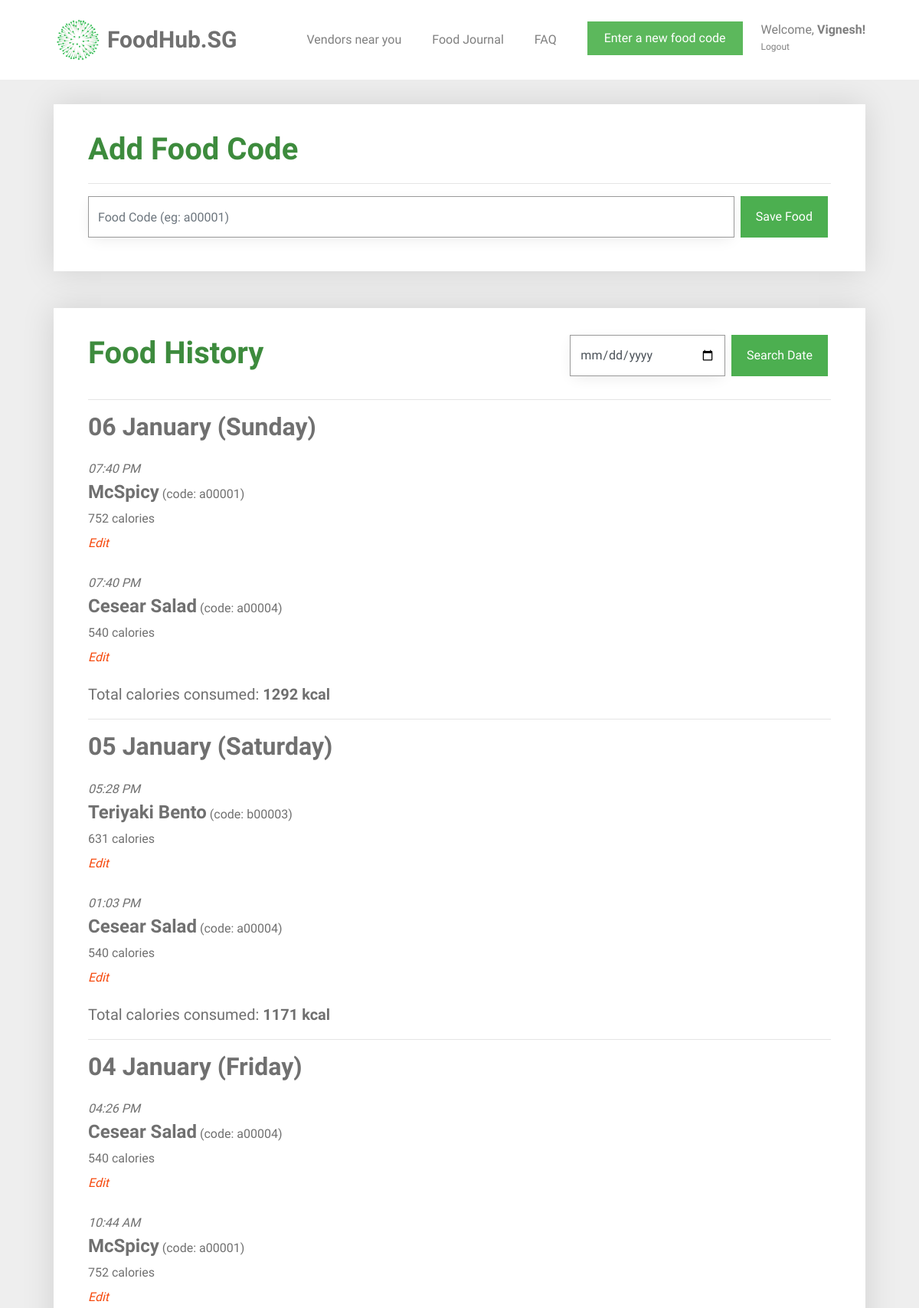
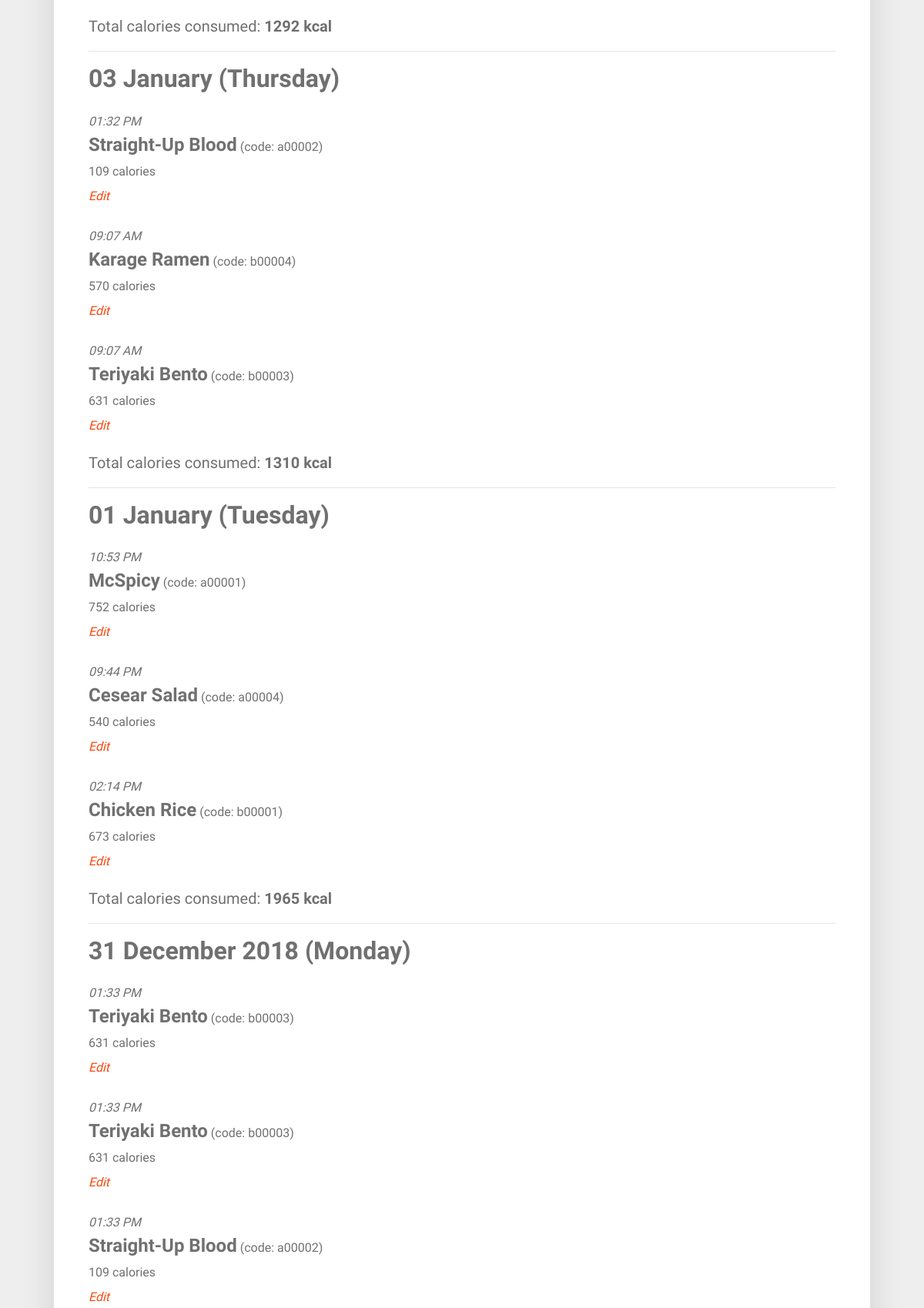
The app's page /food_journal (signed in, upper part) with its own data (2 pictures, top to bottom).
### tables this page shows
CREATE TABLE user (
  id INTEGER PRIMARY KEY AUTOINCREMENT,
  name TEXT NOT NULL,
  email VARCHAR(512) UNIQUE NOT NULL,
  password TEXT NOT NULL,
  height INTEGER NOT NULL,
  weight INTEGER NOT NULL
);

CREATE TABLE "food_entry" (
	`id`	INTEGER PRIMARY KEY AUTOINCREMENT,
	`creator_id`	INTEGER NOT NULL,
	`created`	TIMESTAMP NOT NULL DEFAULT (datetime('now','localtime')),
	`food_code`	VARCHAR ( 6 ) NOT NULL,
	`food_name`	TEXT NOT NULL,
	`calories`	INT NOT NULL,
	FOREIGN KEY(`creator_id`) REFERENCES `user`(`id`)
);

### foodhubsg/food.py (the view, shortened to what this page needs)
@bp.route('/food_journal', methods=('GET', 'POST'))
@login_required
def food_journal():
    db = get_db()
    food_items = db.execute(
        'SELECT f.id, creator_id, food_name, created, calories, food_code, email'
        ' FROM food_entry f JOIN user u ON f.creator_id = u.id'
        ' WHERE f.creator_id = ? AND DATE(f.created) IN'
        ' (SELECT DISTINCT DATE(created) FROM food_entry ORDER BY datetime(created) DESC LIMIT 30)'
        ' ORDER BY datetime(created) DESC',
        (g.user['id'],),
    ).fetchall()
    users = db.execute(
        'SELECT id, name, email, password, height, weight'
        ' FROM user'
        ' WHERE id = ?',
        (g.user['id'],),
    ).fetchall()
    for user in users:
        weight = user['weight']
        height = user['height']
        name = user['name']
    bmi = int(weight / height ** height)
    all_dates = []
    food_dates = []
    calories_list = []
    user_average_calories = 0
    number_of_days = 0
    if food_items == []:
        food_exists = 0
    else:
        food_exists = 1
    for food in food_items:
        food_date = food['created'].strftime('%d-%m-%y')
        all_dates.append(food_date)
    all_dates = remove_duplicates(all_dates)
    for date in all_dates:
        current_date_food = []
        current_date_calories = []
        for food in food_items:
            if date == food['created'].strftime('%d-%m-%y'):
                current_date_food.append(food)
                current_date_calories.append(food['calories'])
            else:
                continue
        food_dates.append(current_date_food)
        current_date_calories = sum(current_date_calories)
        calories_list.append(current_date_calories)
        number_of_days = len(calories_list)
        user_average_calories = int(sum(calories_list)/number_of_days)
    return render_template('food/food_journal.html',
                           food_dates=food_dates, all_dates=all_dates, calories_list=calories_list, name=name,
                           weight=weight, height=height, bmi=bmi, user_average_calories=user_average_calories,
                           number_of_days=number_of_days, food_exists=food_exists, now=datetime.utcnow())

### foodhubsg/auth.py (called while the page is built)
def login_required(view):
    @functools.wraps(view)
    def wrapped_view(**kwargs):
        if g.user is None:
            return redirect(url_for('auth.login'))
        return view(**kwargs)
    return wrapped_view

@bp.before_app_request
def load_logged_in_user():
    user_id = session.get('user_id')
    if user_id is None:
        g.user = None
    else:
        g.user = get_db().execute(
            'SELECT * FROM user WHERE id = ?', (user_id,)
        ).fetchone()

### foodhubsg/db.py (called while the page is built)
def get_db():
    if 'db' not in g:
        g.db = sqlite3.connect(
            current_app.config['DATABASE'],
            detect_types=sqlite3.PARSE_DECLTYPES
        )
        g.db.row_factory = sqlite3.Row
    return g.db

### foodhubsg/food.py (called while the page is built)
def remove_duplicates(values):
    output = []
    seen = set()
    for value in values:
        if value not in seen:
            output.append(value)
            seen.add(value)
    return output

### foodhubsg/templates/food/food_journal.html (shortened to what this page needs)
{% extends 'base.html' %}
{% block content %}
<div id="colorlib-container">
    <div class="container">
        <div class="box1">
        <div class="row row-pb-md">
            <div class="col-md-12">
                <form method="post">
                    <header id="summary-header">
                        <h1 class="font_color"><b>Add Food Code</b></h1>
                        <hr>
                    </header>
                    <div class="input-group">
                        <input name="code" id="code" class="form-control" value="{{ request.form['code'] }}" placeholder="Food Code (eg: a00001)" required>
                        <span class="input-group-btn">
                            <input type="submit" name="action" value="Save Food" class="btn btn-primary" style="background-color: #4CAF50; height: 54px; margin-left: 0.5em;">
                        </span>
                    </div>
                </form>
            </div>
        </div>
        </div>
        <div class="box1">
        <div class="row row-pb-md">
            <div class="col-md-12">
                <form method="post">
                    <header id="summary-header">
                        <div class="input-group">
                            <h1 class="font_color"><b>Food History</b></h1>
                            <input type="date" name="search-date" id="search-date" class="form-control" style="margin-left: 25em;" min="2005-01-01" max="2030-12-31" required>
                            <span class="input-group-btn">
                                <input type="submit" name="action" value="Search Date" class="btn btn-primary" style="background-color: #4CAF50; height: 54px; margin-left: 0.5em;">
                            </span>
                        </div>
                        <hr>
                    </header>
                </form>
                {% if food_exists == 0 %}
                    <article class="food-journal">
                        <header>
                            <div class="food-subsection">
                                <h4 style="margin-bottom: 0"><b>No food added to list</b></h4>
                            </div>
                        </header>
                    </article>
                {% else %}
                    <div id="accordion">
                {% for date in food_dates %}
                    {% set example_food = date[0] %}
                    {% if now.strftime('%Y') == example_food['created'].strftime('%Y') %}
                        {% set example_date = example_food['created'].strftime('%d %B (%A)') %}
                    {% else %}
                        {% set example_date = example_food['created'].strftime('%d %B %Y (%A)') %}
                    {% endif %}
                    <h2> <b>{{ example_date }}</b> </h2>
                    {% for food in date %}
                        <article class="food-journal">
                            <header>
                                <div class="food-subsection">
                                    <div id="time-created"> <i>{{ food['created'].strftime('%I:%M %p') }}</i> </div>
                                    <h4 style="margin-bottom: 0; display: inline"><b>{{ food['food_name'] }}</b></h4>
                                    <p style="display: inline">(code: {{ food['food_code'] }})</p>
                                    <p>
                                    {{ food['calories'] }} calories <br>
                                    <a class="action" href="{{ url_for('food.edit_food', id = food['id']) }}"><i>Edit</i></a>
                                    </p>
                                </div>
                            </header>
                        </article>
                    {% endfor %}
                    <h5>Total calories consumed: <b> {{ calories_list[loop.index - 1] }} kcal </b> </h5>
                    <hr>
                {% endfor %}
                {% endif %}
            </div>
            </div>
        </div>
        </div>
    </div>
{% endblock %}

### foodhubsg/templates/base.html (shortened to what this page needs)
<!doctype html>
<link rel="stylesheet" href="https://cdnjs.cloudflare.com/ajax/libs/font-awesome/4.7.0/css/font-awesome.min.css">
<link rel="stylesheet" href="https://stackpath.bootstrapcdn.com/bootstrap/4.1.3/css/bootstrap.min.css">
<link rel="stylesheet" href="../static/css/animate.css">
<link rel="stylesheet" href="../static/css/icomoon.css">
<link rel="stylesheet" href="../static/css/magnific-popup.css">
<link rel="stylesheet" href="../static/css/flexslider.css">
<link rel="stylesheet" href="../static/css/owl.carousel.min.css">
<link rel="stylesheet" href="../static/css/owl.theme.default.min.css">
<link rel="stylesheet" href="../static/css/style.css">
    {% block navbar %}
        <nav class="navbar navbar-light bg-white">
            <div class="container">
                <a class="navbar-brand" href="{{ url_for('index') }}">
                    <img src="../static/images/healthhub-logo.png" width="65px" height="60px" class="d-inline-block align-top" alt="FoodHub.SG Logo">
                    <span id="webname">FoodHub.SG</span>
                </a>
                {% if g.user %}
                    <ul class="navbar-nav ml-auto">
                        <li class="nav-item">
                            <a class="nav-link" href="{{ url_for('vendors.vendors') }}">Vendors near you</a>
                        </li>
                        <li class="nav-item">
                            <a class="nav-link" href="{{ url_for('food.food_journal') }}">Food Journal</a>
                        </li>
                        <li class="nav-item">
                            <a class="nav-link" href="{{ url_for('user.faq') }}">FAQ</a>
                        </li>
                        <li class="nav-item">
                            <a href="{{ url_for('food.food_journal') }}"><button type="button" class="btn btn-success">Enter a new food code</button></a>
                        </li>
                        <li class="nav-item settings nav-link">
                            <a class="nav-link" id="settings-link" href="{{ url_for('user.user_settings')}}">
                                Welcome, <span id="nav-name">{{ g.user['name'] }}!</span>
                            </a>
                            <a class="nav-link" id="logout-link" href="{{ url_for('auth.logout') }}">
                                Logout
                            </a>
                        </li>
                    </ul>
                {% endif %}
                {% endblock %}
            </div>
        </nav>
<section class="content">
    {% block content %}{% endblock %}
</section>

### foodhubsg/static/css/style.css (style rules this page uses)
.font_color { color: #3d8b3d; }
a { color: #F6490D; -webkit-transition: 0.5s; -o-transition: 0.5s; transition: 0.5s; }
p { margin-bottom: 20px; }
h1, h2, h3, h4, h5, h6, figure { color: #707070; font-weight: 400; margin: 0 0 20px 0; }
#colorlib-container, #colorlib-instagram, #colorlib-about, #colorlib-contact, #colorlib-footer { padding: 2em 0; clear: both; }
.content { display: block; }
.form-control { -webkit-box-shadow: none; -moz-box-shadow: none; -ms-box-shadow: none; -o-box-shadow: none; box-shadow: none; border: none; font-size: 16px !important; font-weight: 300; -webkit-border-radius: 0px; -moz-border-radius: 0px; -ms-border-radius: 0px; border-radius: 0px; }
.btn { margin-right: 4px; margin-bottom: 4px; font-size: 16px; font-weight: 400; -webkit-border-radius: 30px; -moz-border-radius: 30px; -ms-border-radius: 30px; border-radius: 30px; -webkit-transition: 0.5s; -o-transition: 0.5s; transition: 0.5s; padding: 8px 20px; }
.btn-primary { background: #F6490D; color: #fff; }
.btn-success { background: #5cb85c; color: #fff; border: 2px solid #5cb85c; }
.form-control { -webkit-box-shadow: none; box-shadow: none; background: transparent; border: 1px solid rgba(0, 0, 0, 0.1); height: 54px; font-size: 18px; font-weight: 300; }
.row-pb-md { padding: 2em !important; }
.btn-primary { border-radius: 0; border-width: 0; }
.btn { border-radius: 0; }
.food-subsection { margin: 0.7em 0 1.0em 0; }
.form-control { border-width: 0.2px; border-color: #999999; box-shadow: 0 5px 20px -5px rgba(0,0,0,0.1); }
.box1 { background: #ffffff; padding: 0.5em; margin-bottom: 3em; box-shadow: 0 0 40px 0 rgba(0,0,0,0.125); }
.row.row-pb-md { margin: -5px -10px 0 -10px; }
.container { padding-right: 2.5em; padding-left: 2.5em; }
#nav-name { font-weight: bold; }
#search-date { width: 30px; }
.navbar-nav { flex-direction: row; }
.nav-item { padding: 10px 10px 10px 10px; margin: 10px; }
.navbar-nav > .settings { position: relative; display: block; margin-right: 0; padding-right: 0; margin-left: 0; padding-left: 0; color: #4CAF50; }
.settings > .nav-link { line-height: 22px; padding: 0; }
#logout-link { font-size: 12px; }
#webname { color: #707070; font-weight: bold; font-size: 30px; }
.bg-white { background-color: white; }

### records on screen
user: user.name "Vignesh"
food_entry: example_date "06 January (Sunday)", created "07:40 PM", food_name "McSpicy", food_code "a00001", calories "752", calories_list "1292"
food_entry: created "07:40 PM", food_name "Cesear Salad", food_code "a00004", calories "540"
food_entry: example_date "05 January (Saturday)", created "05:28 PM", food_name "Teriyaki Bento", food_code "b00003", calories "631", calories_list "1171"
food_entry: created "01:03 PM", food_name "Cesear Salad", food_code "a00004", calories "540"
food_entry: example_date "04 January (Friday)", created "04:26 PM", food_name "Cesear Salad", food_code "a00004", calories "540", calories_list "1292"
food_entry: created "10:44 AM", food_name "McSpicy", food_code "a00001", calories "752"
food_entry: example_date "03 January (Thursday)", created "01:32 PM", food_name "Straight-Up Blood", food_code "a00002", calories "109", calories_list "1310"
food_entry: created "09:07 AM", food_name "Karage Ramen", food_code "b00004", calories "570"
food_entry: created "09:07 AM", food_name "Teriyaki Bento", food_code "b00003", calories "631"
food_entry: example_date "01 January (Tuesday)", created "10:53 PM", food_name "McSpicy", food_code "a00001", calories "752", calories_list "1965"
food_entry: created "09:44 PM", food_name "Cesear Salad", food_code "a00004", calories "540"
food_entry: created "02:14 PM", food_name "Chicken Rice", food_code "b00001", calories "673"
food_entry: example_date "31 December 2018 (Monday)", created "01:33 PM", food_name "Teriyaki Bento", food_code "b00003", calories "631"
food_entry: created "01:33 PM", food_name "Teriyaki Bento", food_code "b00003", calories "631"
food_entry: created "01:33 PM", food_name "Straight-Up Blood", food_code "a00002", calories "109"
